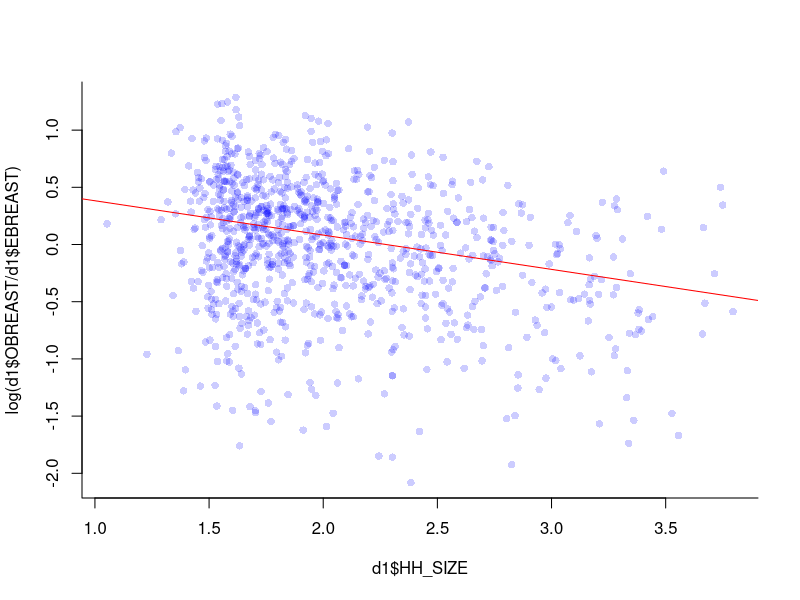
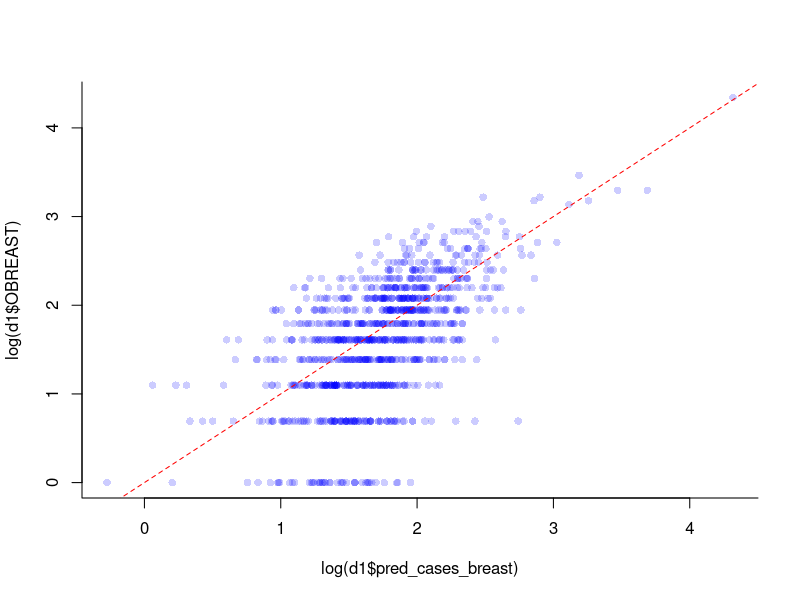
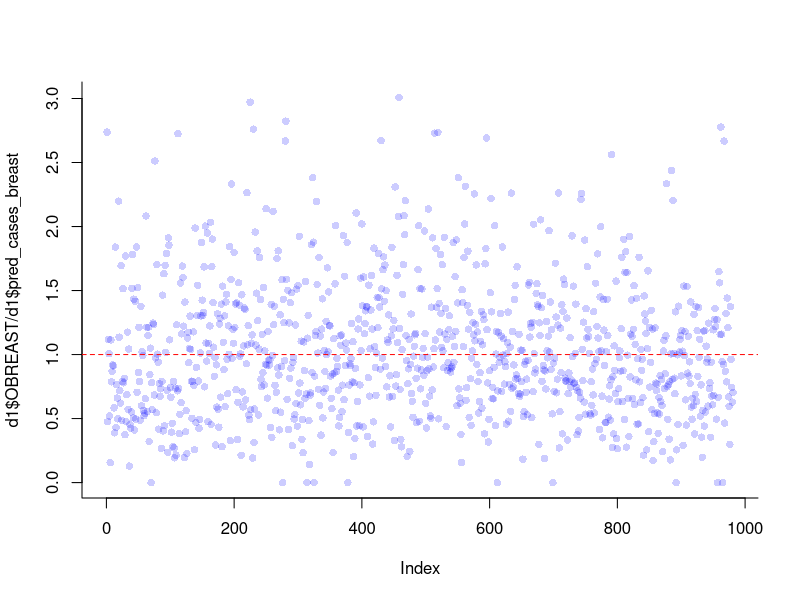

Write R code to recreate these figures, in order.
#############################################
# SaTScan analysis for NY leukemia data
#############################################

#read in data
d1<-read.csv("./Data/MANHATTAN SUBSET CANCER.csv")

#run Poisson regression where outcome is observed cases in each census block, predictor is household size, offset is e_breast (age/sex adjusted expected cases)

mod1<-glm(OBREAST~HH_SIZE, 
          family="poisson", 
          offset=log(EBREAST), #Denominator that adjusts for Age/sex distribution 
          data=d1) #Fit model


summary(mod1) #Summarize output

#Generate fitted values
d1$pred_cases_breast<-predict(mod1, newdata=d1, type="response")

trans.blue<- rgb(0,0,1, alpha=0.2)
#Compare values adjusted with EBREAT vs our model fit
plot(d1$HH_SIZE, log(d1$OBREAST/d1$EBREAST), bty='l', pch=16, col=trans.blue) #Plot RR for adjusting for age/sex vs RR when adjusting for age/sex/SES
abline(a=0.6823, b=-0.30, col='red')

#Observed vs expected
plot(log(d1$pred_cases_breast), log(d1$OBREAST), bty='l', pch=16, col=trans.blue) #Plot RR for adjusting for age/sex vs RR when adjusting for age/sex/SES
abline(a=0, b=1, col='red', lty=2)

#Resdiuals
plot(d1$OBREAST/d1$pred_cases_breast, bty='l', pch=16, col=trans.blue)
abline(h=1, lty=2, col='red')

write.csv(d1,'./Data/MANHATTAN SUBSET CANCER adj.csv')
